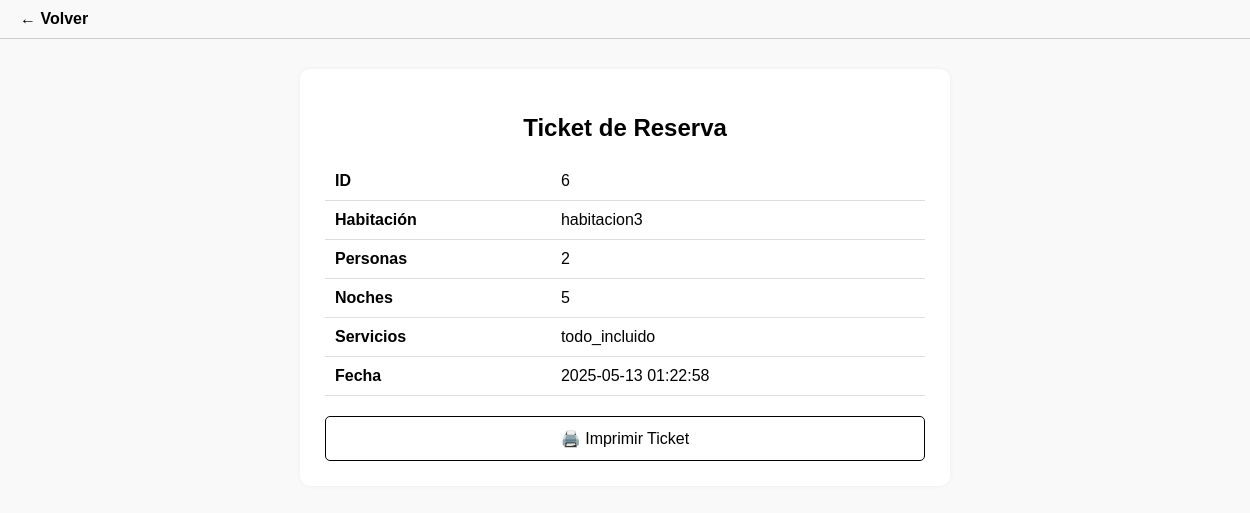
The app's page /Hotel/ver_ticket.php, older data.
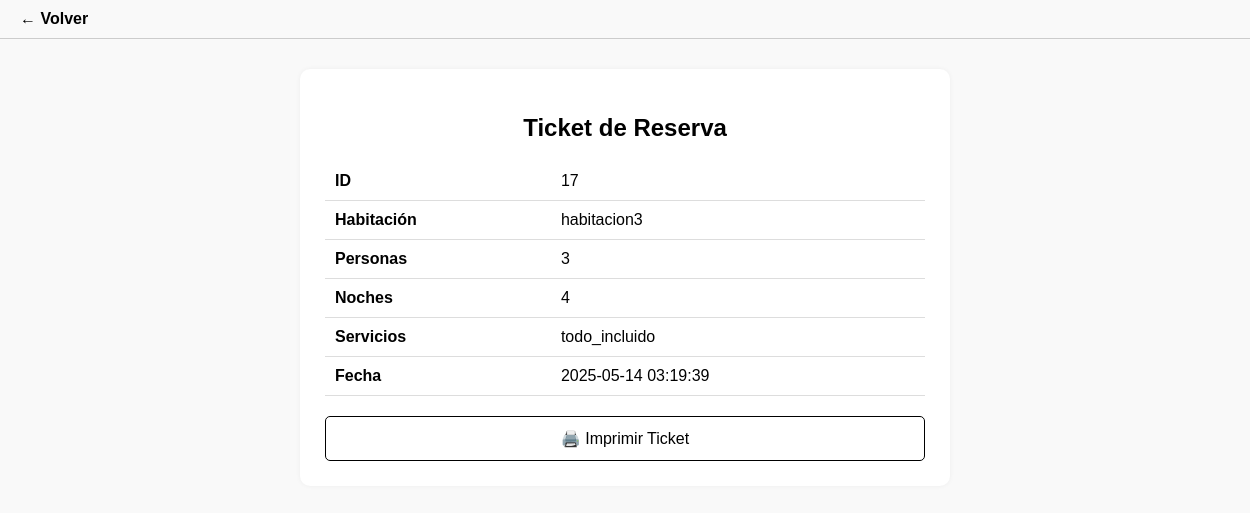
The same page, newer data.
### tables this page shows
CREATE TABLE `reservas` (
  `id` int(11) NOT NULL,
  `habitacion` varchar(100) NOT NULL,
  `personas` int(11) NOT NULL,
  `noches` int(11) NOT NULL,
  `servicios` text DEFAULT NULL,
  `fecha` timestamp NOT NULL DEFAULT current_timestamp()
);

### Hotel/ver_ticket.php (the view, shortened to what this page needs)
<?php
include 'includes/conexion.php';
$stmt = $pdo->query("SELECT * FROM reservas ORDER BY id DESC LIMIT 1");
$reserva = $stmt->fetch();
?>
<!DOCTYPE html>
<html lang="es">
<head>
</head>
<body>
    <div class="navbar">
        <a href="inicio.php">← Volver</a>
    </div>
    <div class="container">
        <h2>Ticket de Reserva</h2>
        <?php if ($reserva): ?>
            <table>
                <tr><th>ID</th><td><?= $reserva['id']; ?></td></tr>
                <tr><th>Habitación</th><td><?= $reserva['habitacion']; ?></td></tr>
                <tr><th>Personas</th><td><?= $reserva['personas']; ?></td></tr>
                <tr><th>Noches</th><td><?= $reserva['noches']; ?></td></tr>
                <tr><th>Servicios</th><td><?= $reserva['servicios']; ?></td></tr>
                <tr><th>Fecha</th><td><?= $reserva['fecha']; ?></td></tr>
            </table>
            <button class="btn-imprimir" onclick="window.print()">🖨️ Imprimir Ticket</button>
        <?php else: ?>
            <p>No se encontró ninguna reserva.</p>
        <?php endif; ?>
    </div>
</body>
</html>

### Hotel/ver_ticket.php (style rules this page uses)
body { font-family: Arial, sans-serif; background-color: #f9f9f9; padding: 0; margin: 0; color: #000; }
.navbar { width: 100%; padding: 10px 20px; background: none; border-bottom: 1px solid #ccc; text-align: left; }
.navbar a { text-decoration: none; color: #000; font-weight: bold; font-size: 16px; }
.container { background-color: #fff; max-width: 600px; margin: 30px auto; padding: 25px; border-radius: 10px; box-shadow: 0 0 5px rgba(0,0,0,0.05); }
h2 { text-align: center; margin-bottom: 20px; }
table { width: 100%; border-collapse: collapse; margin-bottom: 20px; }
th, td { padding: 10px; text-align: left; border-bottom: 1px solid #ddd; }
th { font-weight: bold; }
.btn-imprimir { display: block; width: 100%; padding: 12px; background: none; border: 1px solid #000; color: #000; text-align: center; font-size: 16px; border-radius: 5px; cursor: pointer; }

Row changes from the older to the newer data that the page shows:
no longer on this page (row edited): reservas: id "6", habitacion "habitacion3", personas "2", noches "5", servicios "todo_incluido", fecha "2025-05-13 01:22:58"
added reservas: id "17", habitacion "habitacion3", personas "3", noches "4", servicios "todo_incluido", fecha "2025-05-14 03:19:39"
